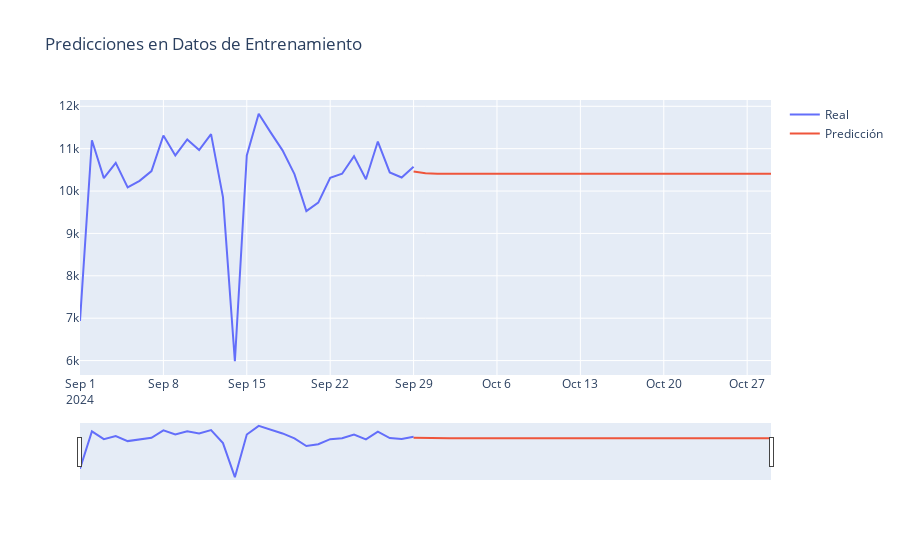

Notebook cell for this chart:
### Code cell
fig_train = go.Figure()
fig_train.add_trace(go.Line(x=test["2024-09-01":].index, y=test, name='Real'))
fig_train.add_trace(go.Line(x=futuro.index, y=futuro, name='Predicción'))
fig_train.update_layout(
    title='Predicciones en Datos de Entrenamiento',
    xaxis_rangeslider_visible=True
)
fig_train.show()
